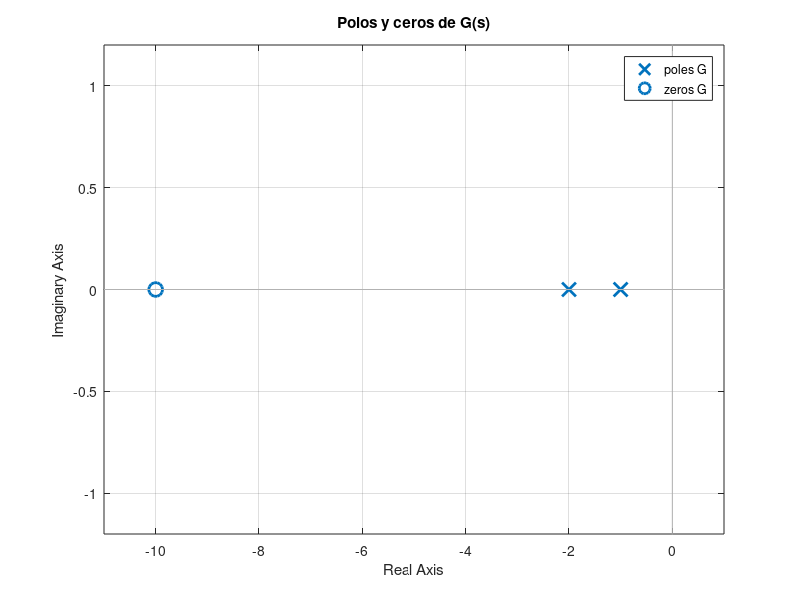
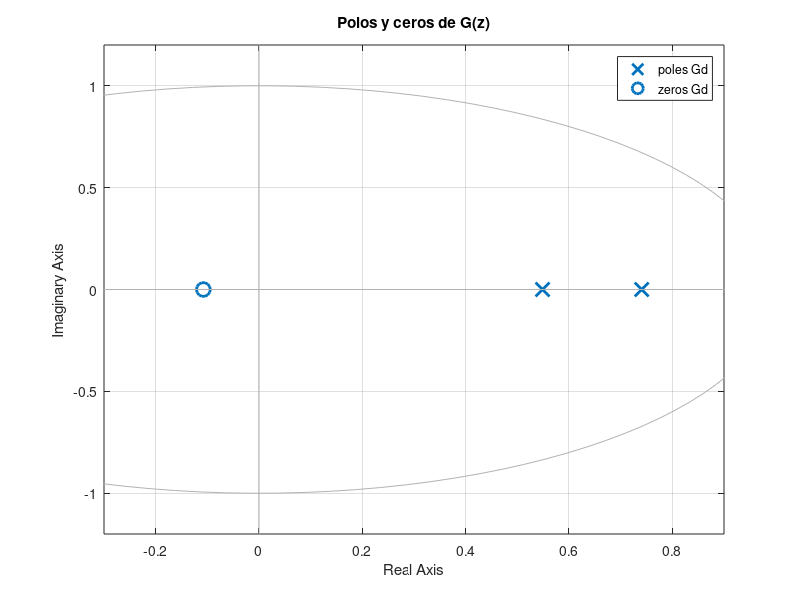
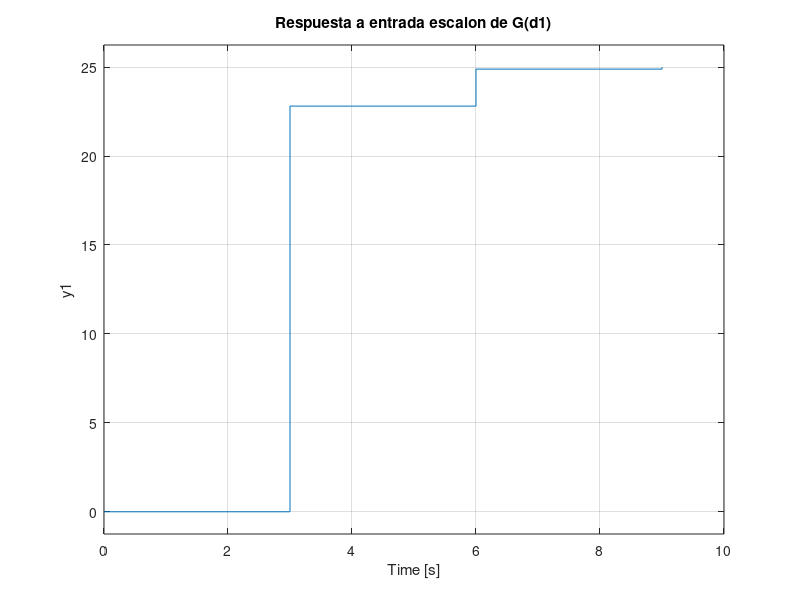

MATLAB code to generate these figures, in order:
%%Tarea 1 - Laboret
%Se tiene para cada alumno en un archivo adjunto (PDF) una función de transferencia con polos
%p1 y p2, probablemente un cero y una ganancia K, además especificaciones de Sobrepaso, tiem-
%po de respuesta 2%, y periodo de muestreo

%Valores Alumno Diaz Mateo 
% Ceros: -10 , polos: -2, -1, K: 5, Tm: 0.3
%
pkg load control

%Función de transferencia continua G(s) lazo abierto
G = zpk([-10],[-2 -1],[5])

%Defino periodo de muestreo
Tm = 0.3;

%Función de transferencia discretizada G(z) lazo abierto con Z0H entrada y tiempo muestreo asignado Tm

Gd = c2d(G,Tm, 'zoh')

%Mapa de polos y ceros del sistema continuo
figure('Name','Polos y ceros de G(s)')'
pzmap(G)
title('Polos y ceros de G(s)')
grid on

%Mapa de polos y ceros del sistema discretizado
figure ('Name','Polos y ceros de G(z)')'
pzmap(Gd)
title('Polos y ceros de G(z)')
grid on


#Se multiplica por 10 el período  de muestreo, se obtiene la siguiente expresión:

Gd1 = c2d(G,10*Tm,'zoh')

% Diagrama de polos y ceros es el siguiente:
figure ('Name','Polos y ceros de G(z1)')'
pzmap(Gd1)
title('Polos y ceros de G(z1)')
grid on

%Se observa que los polos se acercan al origen

%Respuesta a entrada escalon G
step(G)
%hold on
title('Respuesta a entrada escalon de G(s)')
grid on

%Respuesta a entrada escalon Gd
step(Gd)
title('Respuesta a entrada escalon de G(d)')
grid on

%Respuesta a entrada escalon Gd1
step(Gd1)
title('Respuesta a entrada escalon de G(d1)')
grid on


%Superponer 3 graficas -FALTA

%% Analisis Sistema Discreto
%Detrmino cantidad de polos
pole(Gd)

